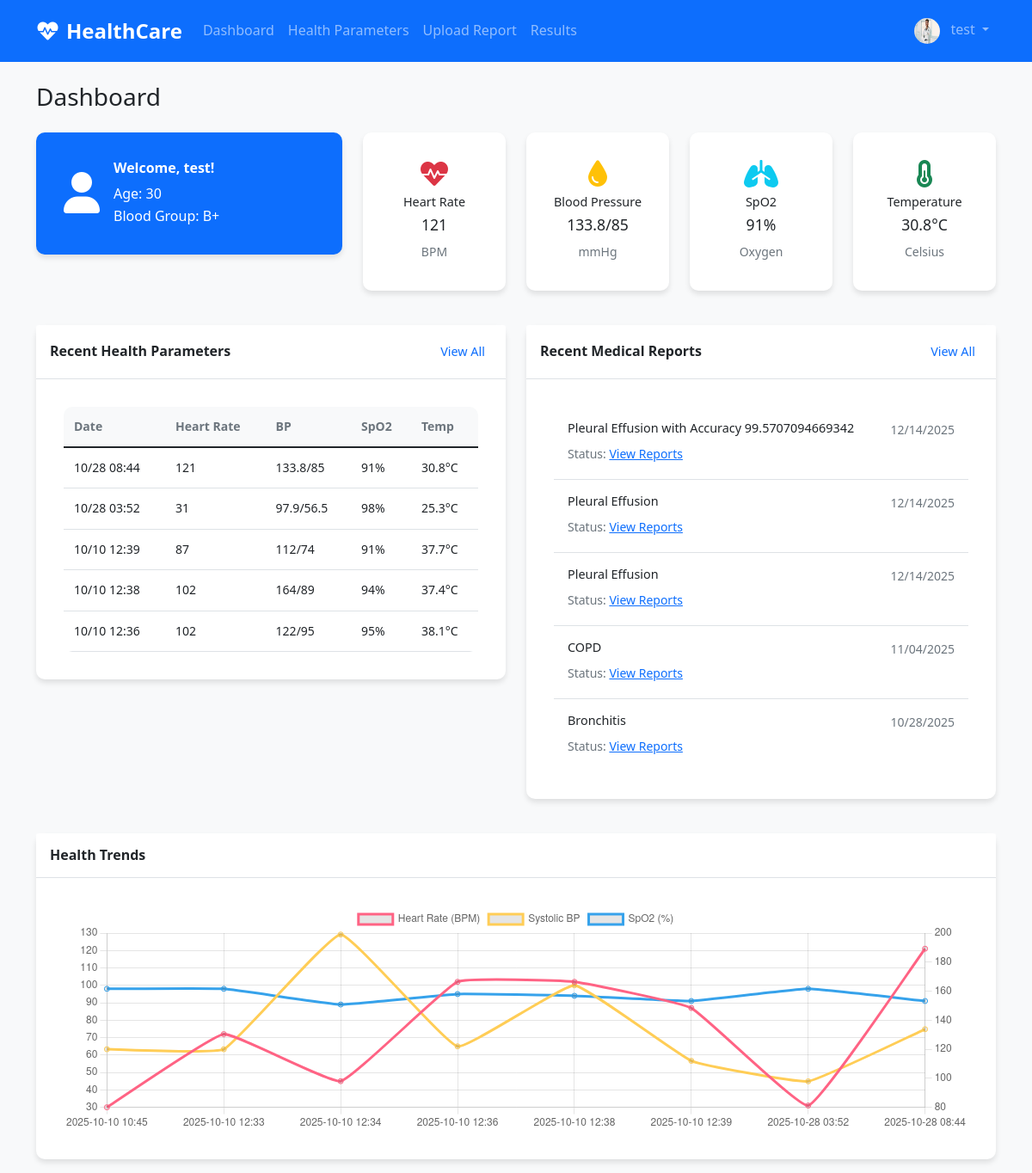
The page /dashboard (signed in) on the database its author committed.
### models.py (models this page shows, shortened)
class User(UserMixin, db.Model):
    __tablename__ = 'user'
    id = db.Column(db.Integer, primary_key=True)
    name = db.Column(db.String(100), nullable=False)
    email = db.Column(db.String(100), unique=True, nullable=False)
    phone = db.Column(db.String(15), nullable=False)
    gender = db.Column(db.String(10), nullable=False)
    age = db.Column(db.Integer, nullable=False)
    blood_group = db.Column(db.String(5), nullable=False)
    address = db.Column(db.Text, nullable=False)
    profile_pic = db.Column(db.String(200), default='default.jpg')
    password_hash = db.Column(db.String(200), nullable=False)
    created_at = db.Column(db.DateTime, default=datetime.utcnow)
    health_parameters = db.relationship('HealthParameter', backref='user', lazy=True, cascade='all, delete-orphan')
    reports = db.relationship('MedicalReport', backref='user', lazy=True, cascade='all, delete-orphan')

class HealthParameter(db.Model):
    __tablename__ = 'health_parameter'
    id = db.Column(db.Integer, primary_key=True)
    user_id = db.Column(db.Integer, db.ForeignKey('user.id'), nullable=False)
    heart_rate = db.Column(db.Integer)
    systolic_bp = db.Column(db.Integer)  # Upper BP value
    diastolic_bp = db.Column(db.Integer)  # Lower BP value
    spo2 = db.Column(db.Integer)  # Oxygen saturation
    temperature = db.Column(db.Float)
    notes = db.Column(db.Text)
    recorded_at = db.Column(db.DateTime, default=datetime.utcnow)

class MedicalReport(db.Model):
    __tablename__ = 'medical_report'
    id = db.Column(db.Integer, primary_key=True)
    user_id = db.Column(db.Integer, db.ForeignKey('user.id'), nullable=False)
    title = db.Column(db.String(200), nullable=False)
    description = db.Column(db.Text)
    file_path = db.Column(db.String(300), nullable=False)
    uploaded_at = db.Column(db.DateTime, default=datetime.utcnow)
    results = db.Column(db.Text)  # Doctor's analysis or results
    status = db.Column(db.String(20), default='pending')  # pending, reviewed, completed

### app.py (the view)
    @app.route('/dashboard')
    @login_required
    def dashboard():
        recent_params = HealthParameter.query.filter_by(user_id=current_user.id)\
            .order_by(HealthParameter.recorded_at.desc()).limit(5).all()
        recent_reports = MedicalReport.query.filter_by(user_id=current_user.id)\
            .order_by(MedicalReport.uploaded_at.desc()).limit(5).all()
        return render_template('dashboard.html',
                             recent_params=recent_params,
                             recent_reports=recent_reports)

### templates/dashboard.html (shortened to what this page needs)
{% extends "base.html" %}
{% block content %}
<div class="row">
    <div class="col-12">
        <h1 class="h3 mb-4">Dashboard</h1>
    </div>
</div>
<div class="row">
    <div class="col-md-6 col-lg-4 mb-4">
        <div class="card bg-primary text-white">
            <div class="card-body">
                <div class="d-flex align-items-center">
                    <div class="flex-shrink-0">
                        <i class="fas fa-user fa-3x"></i>
                    </div>
                    <div class="flex-grow-1 ms-3">
                        <h5 class="card-title">Welcome, {{ current_user.name }}!</h5>
                        <p class="card-text mb-0">Age: {{ current_user.age }}</p>
                        <p class="card-text">Blood Group: {{ current_user.blood_group }}</p>
                    </div>
                </div>
            </div>
        </div>
    </div>
    <div class="col-md-6 col-lg-2 mb-4">
        <div class="card border-danger">
            <div class="card-body text-center">
                <i class="fas fa-heartbeat fa-2x text-danger mb-2"></i>
                <h6>Heart Rate</h6>
                <h4>
                    {% if recent_params and recent_params[0].heart_rate %}
                        {{ recent_params[0].heart_rate }}
                    {% else %}
                        --
                    {% endif %}
                </h4>
                <small class="text-muted">BPM</small>
            </div>
        </div>
    </div>
    <div class="col-md-6 col-lg-2 mb-4">
        <div class="card border-warning">
            <div class="card-body text-center">
                <i class="fas fa-tint fa-2x text-warning mb-2"></i>
                <h6>Blood Pressure</h6>
                <h4>
                    {% if recent_params and recent_params[0].systolic_bp %}
                        {{ recent_params[0].systolic_bp }}/{{ recent_params[0].diastolic_bp }}
                    {% else %}
                        --/--
                    {% endif %}
                </h4>
                <small class="text-muted">mmHg</small>
            </div>
        </div>
    </div>
    <div class="col-md-6 col-lg-2 mb-4">
        <div class="card border-info">
            <div class="card-body text-center">
                <i class="fas fa-lungs fa-2x text-info mb-2"></i>
                <h6>SpO2</h6>
                <h4>
                    {% if recent_params and recent_params[0].spo2 %}
                        {{ recent_params[0].spo2 }}%
                    {% else %}
                        --%
                    {% endif %}
                </h4>
                <small class="text-muted">Oxygen</small>
            </div>
        </div>
    </div>
    <div class="col-md-6 col-lg-2 mb-4">
        <div class="card border-success">
            <div class="card-body text-center">
                <i class="fas fa-thermometer-half fa-2x text-success mb-2"></i>
                <h6>Temperature</h6>
                <h4>
                    {% if recent_params and recent_params[0].temperature %}
                        {{ recent_params[0].temperature }}°C
                    {% else %}
                        --°C
                    {% endif %}
                </h4>
                <small class="text-muted">Celsius</small>
            </div>
        </div>
    </div>
</div>
<div class="row">
    <div class="col-lg-6 mb-4">
        <div class="card">
            <div class="card-header d-flex justify-content-between align-items-center">
                <h5 class="card-title mb-0">Recent Health Parameters</h5>
                <a href="{{ url_for('health_parameters') }}" class="btn btn-sm btn-outline-primary">View All</a>
            </div>
            <div class="card-body">
                {% if recent_params %}
                <div class="table-responsive">
                    <table class="table table-sm">
                        <thead>
                            <tr>
                                <th>Date</th>
                                <th>Heart Rate</th>
                                <th>BP</th>
                                <th>SpO2</th>
                                <th>Temp</th>
                            </tr>
                        </thead>
                        <tbody>
                            {% for param in recent_params %}
                            <tr>
                                <td>{{ param.recorded_at.strftime('%m/%d %H:%M') }}</td>
                                <td>{{ param.heart_rate or '--' }}</td>
                                <td>
                                    {% if param.systolic_bp and param.diastolic_bp %}
                                        {{ param.systolic_bp }}/{{ param.diastolic_bp }}
                                    {% else %}
                                        --/--
                                    {% endif %}
                                </td>
                                <td>{{ param.spo2 or '--' }}%</td>
                                <td>{{ param.temperature or '--' }}°C</td>
                            </tr>
                            {% endfor %}
                        </tbody>
                    </table>
                </div>
                {% else %}
                <p class="text-muted text-center">No health parameters recorded yet.</p>
                {% endif %}
            </div>
        </div>
    </div>
    <div class="col-lg-6 mb-4">
        <div class="card">
            <div class="card-header d-flex justify-content-between align-items-center">
                <h5 class="card-title mb-0">Recent Medical Reports</h5>
                <a href="{{ url_for('results') }}" class="btn btn-sm btn-outline-primary">View All</a>
            </div>
            <div class="card-body">
                {% if recent_reports %}
                <div class="list-group list-group-flush">
                    {% for report in recent_reports %}
                    <div class="list-group-item">
                        <div class="d-flex w-100 justify-content-between">
                            <h6 class="mb-1">{{ report.title }}</h6>
                            <small class="text-muted">{{ report.uploaded_at.strftime('%m/%d/%Y') }}</small>
                        </div>
                        <small class="text-{{ 'success' if report.status == 'completed' else 'warning' if report.status == 'reviewed' else 'secondary' }}">
                            Status: <a href="/report" target="__blank">View Reports</a>
                        </small>
                    </div>
                    {% endfor %}
                </div>
                {% else %}
                <p class="text-muted text-center">No medical reports uploaded yet.</p>
                {% endif %}
            </div>
        </div>
    </div>
</div>
<div class="row">
    <div class="col-12">
        <div class="card">
            <div class="card-header">
                <h5 class="card-title mb-0">Health Trends</h5>
            </div>
            <div class="card-body">
                <canvas id="healthChart" width="400" height="100"></canvas>
            </div>
        </div>
    </div>
</div>
{% endblock %}
{% block scripts %}
<script>
document.addEventListener('DOMContentLoaded', function() {
    fetch('/api/health-data')
        .then(response => response.json())
        .then(data => {
            if (data.dates.length > 0) {
                const ctx = document.getElementById('healthChart').getContext('2d');
                new Chart(ctx, {
                    type: 'line',
                    data: {
                        labels: data.dates,
                        datasets: [
                            {
                                label: 'Heart Rate (BPM)',
                                data: data.heart_rates,
                                borderColor: 'rgb(255, 99, 132)',
                                tension: 0.1,
                                yAxisID: 'y'
                            },
                            {
                                label: 'Systolic BP',
                                data: data.systolic_bp,
                                borderColor: 'rgb(255, 205, 86)',
                                tension: 0.1,
                                yAxisID: 'y1'
                            },
                            {
                                label: 'SpO2 (%)',
                                data: data.spo2,
                                borderColor: 'rgb(54, 162, 235)',
                                tension: 0.1,
                                yAxisID: 'y'
                            }
                        ]
                    },
                    options: {
                        responsive: true,
                        interaction: {
                            mode: 'index',
                            intersect: false,
                        },
                        scales: {
                            y: {
                                type: 'linear',
                                display: true,
                                position: 'left',
                            },
                            y1: {
                                type: 'linear',
                                display: true,
                                position: 'right',
                                grid: {
                                    drawOnChartArea: false,
                                },
                            },
                        }
                    }
                });
            }
        });
});
</script>
{% endblock %}

### templates/base.html (shortened to what this page needs)
<!DOCTYPE html>
<html lang="en">
<head>
    <link href="https://cdn.jsdelivr.net/npm/bootstrap@5.1.3/dist/css/bootstrap.min.css" rel="stylesheet">
    <link href="https://cdnjs.cloudflare.com/ajax/libs/font-awesome/6.0.0/css/all.min.css" rel="stylesheet">
    <link href="{{ url_for('static', filename='css/style.css') }}" rel="stylesheet">
</head>
<body>
    <nav class="navbar navbar-expand-lg navbar-dark bg-primary">
        <div class="container">
            <a class="navbar-brand" href="{{ url_for('dashboard') }}">
                <i class="fas fa-heartbeat"></i> HealthCare
            </a>
            <div class="collapse navbar-collapse" id="navbarNav">
                {% if current_user.is_authenticated %}
                <ul class="navbar-nav me-auto">
                    <li class="nav-item">
                        <a class="nav-link" href="{{ url_for('dashboard') }}">Dashboard</a>
                    </li>
                    <li class="nav-item">
                        <a class="nav-link" href="{{ url_for('health_parameters') }}">Health Parameters</a>
                    </li>
                    <li class="nav-item">
                        <a class="nav-link" href="{{ url_for('upload_report') }}">Upload Report</a>
                    </li>
                    <li class="nav-item">
                        <a class="nav-link" href="{{ url_for('results') }}">Results</a>
                    </li>
                </ul>
                <ul class="navbar-nav">
                    <li class="nav-item dropdown">
                        <a class="nav-link dropdown-toggle" href="#" id="navbarDropdown" role="button" data-bs-toggle="dropdown">
                            <img src="{{ url_for('static', filename='uploads/profiles/' + current_user.profile_pic) }}"
                                 class="rounded-circle me-2" width="30" height="30">
                            {{ current_user.name }}
                        </a>
                    </li>
                </ul>
                {% endif %}
            </div>
        </div>
    </nav>
    <div class="container mt-4">
        {% block content %}{% endblock %}
    </div>
    {% block scripts %}{% endblock %}
</body>
</html>

### rows shown on the page
User: profile_pic (picture), name "test", age "30", blood_group "B+"
HealthParameter: heart_rate "121", systolic_bp "133.8", diastolic_bp "85", spo2 "91", temperature "30.8", recorded_at "10/28 08:44"
HealthParameter: recorded_at "10/28 03:52", heart_rate "31", systolic_bp "97.9", diastolic_bp "56.5", spo2 "98", temperature "25.3"
HealthParameter: recorded_at "10/10 12:39", heart_rate "87", systolic_bp "112", diastolic_bp "74", spo2 "91", temperature "37.7"
HealthParameter: recorded_at "10/10 12:38", heart_rate "102", systolic_bp "164", diastolic_bp "89", spo2 "94", temperature "37.4"
HealthParameter: recorded_at "10/10 12:36", heart_rate "102", systolic_bp "122", diastolic_bp "95", spo2 "95", temperature "38.1"
MedicalReport: title "Pleural Effusion with Accuracy 99.5707094669342", uploaded_at "12/14/2025"
MedicalReport: title "Pleural Effusion", uploaded_at "12/14/2025"
MedicalReport: title "Pleural Effusion", uploaded_at "12/14/2025"
MedicalReport: title "COPD", uploaded_at "11/04/2025"
MedicalReport: title "Bronchitis", uploaded_at "10/28/2025"
